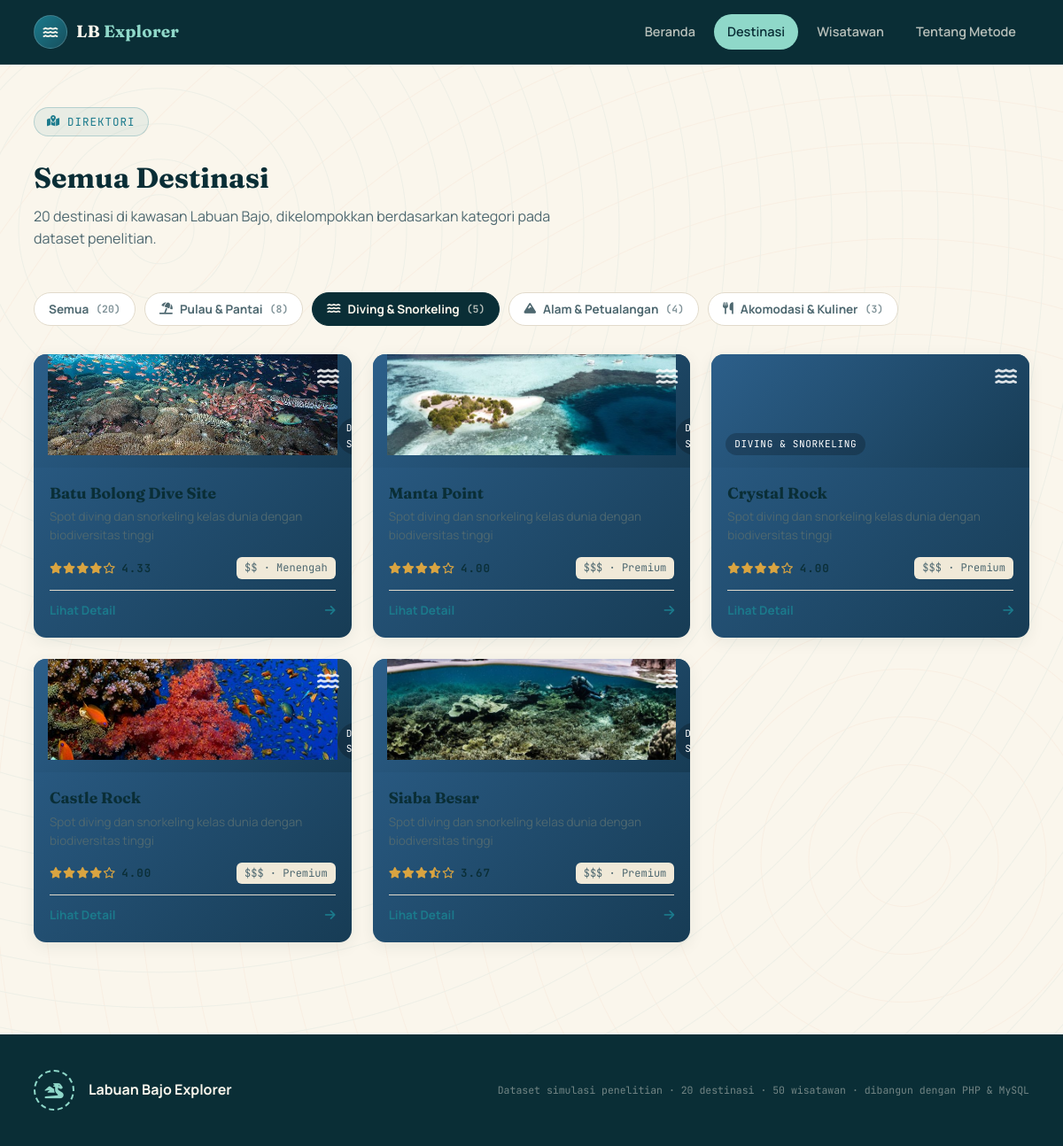
The app's page /destinasi.php?kategori=diving_snorkeling with its own data.
### tables this page shows
CREATE TABLE `items` (
  `item_id` varchar(10) NOT NULL,
  `item_name` varchar(100) NOT NULL,
  `category` varchar(50) NOT NULL,
  `avg_rating` decimal(3,2) NOT NULL DEFAULT 0.00,
  `total_reviews` int(11) NOT NULL DEFAULT 0,
  `price_range` varchar(5) NOT NULL,
  `location` varchar(100) NOT NULL,
  `description` text DEFAULT NULL
);

### destinasi.php (the view, shortened to what this page needs)
<?php
require_once __DIR__ . '/includes/functions.php';
$conn = getConnection();
$activeCat = $_GET['kategori'] ?? 'all';
$items = $conn->query("SELECT * FROM items ORDER BY category, avg_rating DESC");
$catCounts = [];
$countRes = $conn->query("SELECT category, COUNT(*) c FROM items GROUP BY category");
while ($row = $countRes->fetch_assoc()) {
    $catCounts[$row['category']] = $row['c'];
}
$totalAll = array_sum($catCounts);
$allItems = [];
while ($row = $items->fetch_assoc()) {
    $allItems[] = $row;
}
include __DIR__ . '/includes/header.php';
?>
<section class="section" style="padding-top:48px;">
  <div class="wrap">
    <div class="section-head">
      <div>
        <span class="eyebrow"><i class="fa-solid fa-map-location-dot"></i> Direktori</span>
        <h2>Semua Destinasi</h2>
        <p class="section-lead">20 destinasi di kawasan Labuan Bajo, dikelompokkan berdasarkan kategori pada dataset penelitian.</p>
      </div>
    </div>
    <div class="cat-tabs">
      <button class="cat-tab <?= $activeCat === 'all' ? 'active' : '' ?>" data-filter="all">Semua <span class="count">(<?= $totalAll ?>)</span></button>
      <?php foreach (['island_beach','diving_snorkeling','nature_adventure','accommodation_culinary'] as $cat):
        $meta = categoryMeta($cat); ?>
        <button class="cat-tab <?= $activeCat === $cat ? 'active' : '' ?>" data-filter="<?= $cat ?>">
          <i class="fa-solid <?= $meta['icon'] ?>"></i> <?= e($meta['label']) ?> <span class="count">(<?= $catCounts[$cat] ?? 0 ?>)</span>
        </button>
      <?php endforeach; ?>
    </div>
    <div class="grid">
      <?php foreach ($allItems as $item):
        $meta = categoryMeta($item['category']);
        $photo = getItemImage($item['item_id']); ?>
        <a href="detail.php?id=<?= e($item['item_id']) ?>" class="dest-card <?= $meta['class'] ?>" data-category="<?= e($item['category']) ?>">
          <div class="dest-banner <?= $photo ? 'has-photo' : '' ?>">
            <?php if ($photo): ?>
              <img src="<?= e($photo) ?>" alt="<?= e($item['item_name']) ?>" loading="lazy">
            <?php endif; ?>
            <i class="fa-solid <?= $meta['icon'] ?> banner-icon"></i>
            <span class="banner-cat"><?= e($meta['label']) ?></span>
          </div>
          <div class="dest-body">
            <h3><?= e($item['item_name']) ?></h3>
            <p class="desc"><?= e($item['description']) ?></p>
            <div class="dest-meta">
              <span class="stars"><?= renderStars((float)$item['avg_rating']) ?><span class="rating-num"><?= number_format($item['avg_rating'],2) ?></span></span>
              <span class="price-tag"><?= e($item['price_range']) ?> &middot; <?= e(priceLabel($item['price_range'])) ?></span>
            </div>
            <div class="dest-footer-link">Lihat Detail <i class="fa-solid fa-arrow-right"></i></div>
          </div>
        </a>
      <?php endforeach; ?>
    </div>
  </div>
</section>
<?php include __DIR__ . '/includes/footer.php'; ?>

### includes/functions.php (shortened to what this page needs)
<?php
function categoryMeta(string $category): array
{
    $map = [
        'island_beach' => [
            'label' => 'Pulau & Pantai',
            'icon'  => 'fa-umbrella-beach',
            'class' => 'cat-island',
        ],
        'diving_snorkeling' => [
            'label' => 'Diving & Snorkeling',
            'icon'  => 'fa-water',
            'class' => 'cat-diving',
        ],
        'nature_adventure' => [
            'label' => 'Alam & Petualangan',
            'icon'  => 'fa-mountain',
            'class' => 'cat-nature',
        ],
        'accommodation_culinary' => [
            'label' => 'Akomodasi & Kuliner',
            'icon'  => 'fa-utensils',
            'class' => 'cat-culinary',
        ],
    ];
    return $map[$category] ?? [
        'label' => ucwords(str_replace('_', ' ', $category)),
        'icon'  => 'fa-map-marker-alt',
        'class' => 'cat-island',
    ];
}
function getItemImage(string $itemId): ?string
{
    $extensions = ['jpg', 'jpeg', 'png', 'webp'];
    foreach ($extensions as $ext) {
        $relativePath = "assets/img/destinations/{$itemId}.{$ext}";
        $fullPath = __DIR__ . '/../' . $relativePath;
        if (file_exists($fullPath)) {
            return $relativePath;
        }
    }
    return null;
}
function priceLabel(string $priceRange): string
{
    $labels = [
        '$'   => 'Terjangkau',
        '$$'  => 'Menengah',
        '$$$' => 'Premium',
    ];
    return $labels[$priceRange] ?? $priceRange;
}
function renderStars(float $rating): string
{
    $full = (int) floor($rating);
    $half = ($rating - $full) >= 0.5;
    $html = '';
    for ($i = 0; $i < $full; $i++) {
        $html .= '<i class="fa-solid fa-star"></i>';
    }
    if ($half) {
        $html .= '<i class="fa-solid fa-star-half-stroke"></i>';
    }
    $empty = 5 - $full - ($half ? 1 : 0);
    for ($i = 0; $i < $empty; $i++) {
        $html .= '<i class="fa-regular fa-star"></i>';
    }
    return $html;
}
function e(string $s): string
{
    return htmlspecialchars($s, ENT_QUOTES, 'UTF-8');
}

### assets/css/style.css (style rules this page uses)
:root { --navy: #0A2E36; --navy-2: #123B45; --navy-3: #17505E; --teal: #1B7A8C; --teal-light: #4FAFB8; --seafoam: #8FD8C9; --coral: #E8734A; --coral-dark: #C85A34; --gold: #D9A441; --sand: #FAF6EC; --sand-deep: #F0E9D8; --ink: #16323A; --ink-soft: #4E6870; --paper: #FFFFFF; --line: #E1DACB; --cat-island: #1B7A8C; --cat-diving: #2C5F8A; --cat-nature: #2E8B57; --cat-culinary: #C9752F; --font-display: 'Fraunces', Georgia, serif; --font-body: 'Manrope', -apple-system, BlinkMacSystemFont, 'Segoe UI', sans-serif; --font-mono: 'JetBrains Mono', ui-monospace, monospace; --radius: 14px; --radius-sm: 8px; --shadow-card: 0 4px 18px rgba(10, 46, 54, 0.08); --shadow-card-hover: 0 14px 32px rgba(10, 46, 54, 0.16); }
* { box-sizing: border-box; }
html { scroll-behavior: smooth; }
body { margin: 0; font-family: var(--font-body); background: var(--sand); color: var(--ink); line-height: 1.55; -webkit-font-smoothing: antialiased; }
img { max-width: 100%; display: block; }
a { color: inherit; text-decoration: none; }
h1, h2, h3, h4 { font-family: var(--font-display); font-weight: 700; margin: 0 0 .5em; color: var(--navy); }
p { margin: 0 0 1em; }
button { font-family: inherit; cursor: pointer; }
.wrap { max-width: 1180px; margin: 0 auto; padding: 0 28px; }
.eyebrow { display: inline-flex; align-items: center; gap: 8px; font-family: var(--font-mono); font-size: 12.5px; letter-spacing: .08em; text-transform: uppercase; color: var(--seafoam); background: rgba(143, 216, 201, 0.1); border: 1px solid rgba(143, 216, 201, 0.35); padding: 6px 14px; border-radius: 999px; margin-bottom: 22px; }
.section { padding: 64px 0; }
.section-head { display: flex; justify-content: space-between; align-items: flex-end; gap: 20px; margin-bottom: 32px; flex-wrap: wrap; }
.section-head .eyebrow { color: var(--teal); background: rgba(27,122,140,0.08); border-color: rgba(27,122,140,0.25); }
.section-head h2 { font-size: clamp(24px, 3vw, 32px); margin-bottom: 6px; }
.section-lead { color: var(--ink-soft); max-width: 60ch; }
.cat-tabs { display: flex; gap: 10px; flex-wrap: wrap; margin-bottom: 32px; }
.cat-tab { display: inline-flex; align-items: center; gap: 8px; padding: 9px 16px; border-radius: 999px; border: 1.5px solid var(--line); background: var(--paper); font-size: 13.5px; font-weight: 700; color: var(--ink-soft); transition: all .15s ease; }
.cat-tab.active { background: var(--navy); border-color: var(--navy); color: var(--sand); }
.cat-tab .count { font-family: var(--font-mono); opacity: .7; font-size: 11.5px; }
.grid { display: grid; grid-template-columns: repeat(auto-fill, minmax(270px, 1fr)); gap: 24px; }
.dest-card { background: var(--paper); border-radius: var(--radius); overflow: hidden; box-shadow: var(--shadow-card); transition: transform .2s ease, box-shadow .2s ease; display: flex; flex-direction: column; }
.dest-banner { height: 128px; position: relative; display: flex; align-items: flex-end; padding: 14px 16px; color: #fff; overflow: hidden; }
.dest-banner.has-photo::after { display:none; }
.dest-banner i.banner-icon { position: absolute; right: 14px; top: 14px; font-size: 22px; opacity: .85; }
.dest-banner .banner-cat { position: relative; font-family: var(--font-mono); font-size: 11px; text-transform: uppercase; letter-spacing: .06em; background: rgba(0,0,0,0.22); padding: 4px 10px; border-radius: 999px; }
.cat-diving .dest-banner, .cat-diving { background: linear-gradient(135deg, var(--cat-diving), #173C55); }
.dest-body { padding: 18px 18px 20px; flex: 1; display: flex; flex-direction: column; }
.dest-body h3 { font-size: 17.5px; margin-bottom: 6px; line-height: 1.25; }
.dest-body .desc { font-size: 13.5px; color: var(--ink-soft); margin-bottom: 14px; flex: 1; }
.dest-meta { display: flex; align-items: center; justify-content: space-between; font-size: 13px; margin-bottom: 12px; }
.stars { color: var(--gold); font-size: 12.5px; letter-spacing: 1px; }
.rating-num { font-family: var(--font-mono); font-weight: 600; color: var(--navy); margin-left: 6px; }
.price-tag { font-family: var(--font-mono); font-size: 12px; color: var(--ink-soft); background: var(--sand-deep); padding: 3px 9px; border-radius: 6px; }
.dest-footer-link { display: flex; align-items: center; justify-content: space-between; font-weight: 700; font-size: 13.5px; color: var(--teal); padding-top: 12px; border-top: 1px solid var(--line); }

### records on screen
items: item_id (picture), item_name "Batu Bolong Dive Site", description "Spot diving dan snorkeling kelas dunia dengan biodiversitas tinggi", avg_rating "4.33", price_range "$$", price_range "Menengah"
items: item_id (picture), item_name "Manta Point", description "Spot diving dan snorkeling kelas dunia dengan biodiversitas tinggi", avg_rating "4.00", price_range "$$$", price_range "Premium"
items: category "DIVING & SNORKELING", item_name "Crystal Rock", description "Spot diving dan snorkeling kelas dunia dengan biodiversitas tinggi", avg_rating "4.00", price_range "$$$", price_range "Premium"
items: item_id (picture), item_name "Castle Rock", description "Spot diving dan snorkeling kelas dunia dengan biodiversitas tinggi", avg_rating "4.00", price_range "$$$", price_range "Premium"
items: item_id (picture), item_name "Siaba Besar", description "Spot diving dan snorkeling kelas dunia dengan biodiversitas tinggi", avg_rating "3.67", price_range "$$$", price_range "Premium"

### other values on screen
$totalAll "20"
$meta['label'] "Pulau & Pantai"
$catCounts[$cat] "8"
$meta['label'] "Diving & Snorkeling"
$catCounts[$cat] "5"
$meta['label'] "Alam & Petualangan"
$catCounts[$cat] "4"
$meta['label'] "Akomodasi & Kuliner"
$catCounts[$cat] "3"
